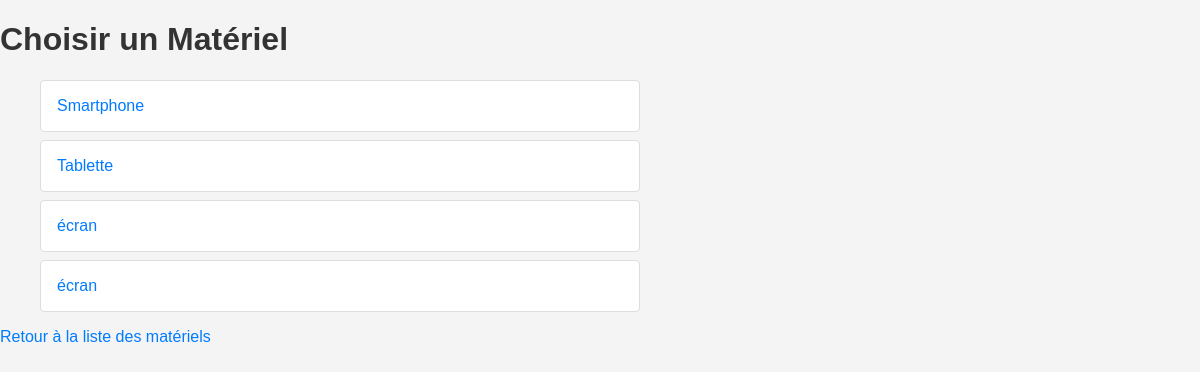
Before: /pret/materiels/ with the older database file.
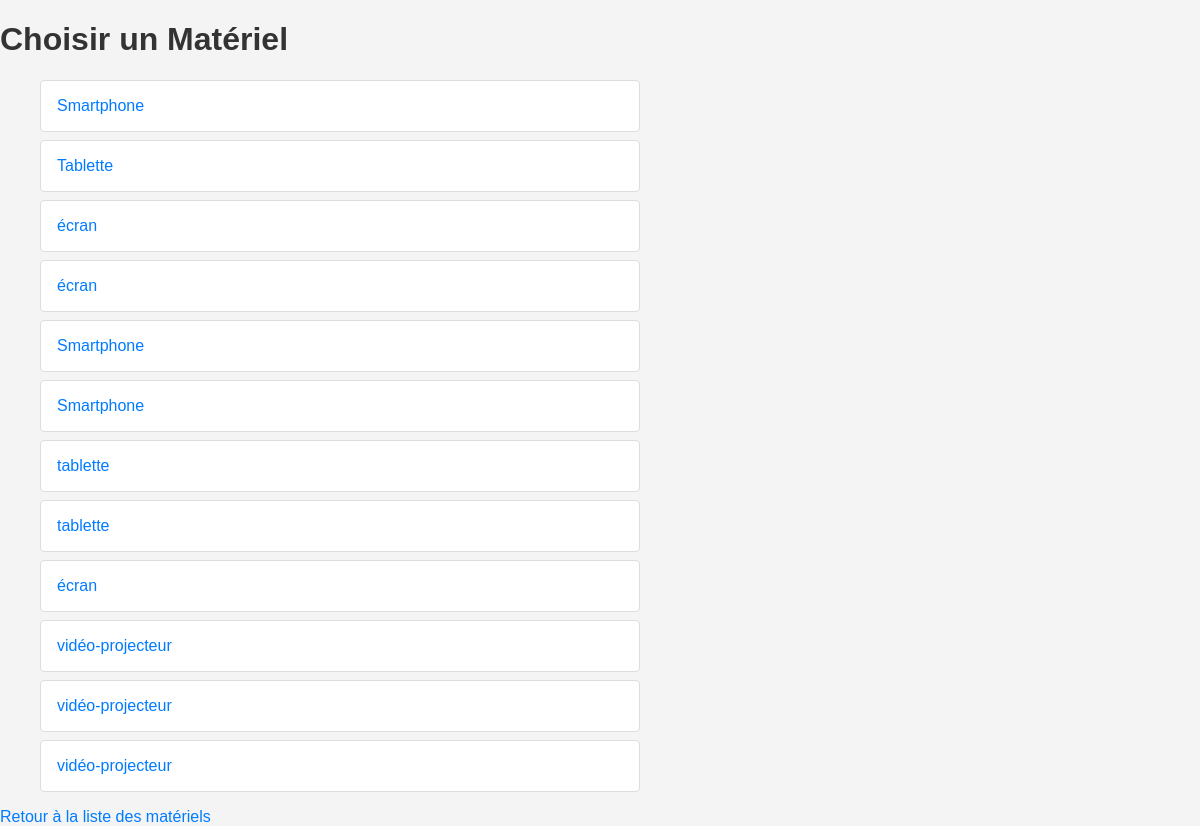
After: the same page with the newer database file.
### pret/models.py (models this page shows, shortened)
class Materiel(models.Model):
    BUDGET_CHOICES = [
        ('annee_courante', 'Budget de l\'année courante'),
        ('projet', 'Budget projets'),
        ('exceptionnel', 'Budget financements exceptionnels'),
    ]
    nom = models.CharField(max_length=100)
    responsable = models.ForeignKey(Enseignant, on_delete=models.SET_NULL, null=True, related_name='materiels')
    salle_actuelle = models.ForeignKey(Salle, on_delete=models.SET_NULL, null=True, related_name='materiels')
    possesseur_actuel = models.ForeignKey(Enseignant, on_delete=models.SET_NULL, null=True, related_name='materiel_possede', blank=True)
    budget = models.CharField(max_length=20, choices=BUDGET_CHOICES, default='annee_courante')
    montant = models.DecimalField(max_digits=10, decimal_places=2, default=0.00)
    accessoires = models.ManyToManyField(Accessoire, blank=True)

### pret/views.py (the view)
# urls.py: path('materiels/', views.liste_materiels, name='liste_materiels'),
def liste_materiels(request):
    materiels = Materiel.objects.all()
    return render(request, 'pret/liste_materiels.html', {'materiels': materiels})

### pret/templates/pret/liste_materiels.html (shortened to what this page needs)
<!DOCTYPE html>
<html>
<head>
    {% load static %}
    <link rel="stylesheet" type="text/css" href="{% static 'styles.css' %}">
</head>
<body>
    <h1>Choisir un Matériel</h1>
    <ul>
        {% for materiel in materiels %}
        <li>
            <a href="{% url 'details_materiel' materiel.id %}">{{ materiel.nom }}</a>
        </li>
        {% endfor %}
    </ul>
    <a href="{% url 'index' %}">Retour à la liste des matériels</a>
</body>
</html>

Changed rows visible on the page:
added Materiel: nom "Smartphone"
added Materiel: nom "Smartphone"
added Materiel: nom "tablette"
added Materiel: nom "tablette"
added Materiel: nom "écran"
added Materiel: nom "vidéo-projecteur"
added Materiel: nom "vidéo-projecteur"
added Materiel: nom "vidéo-projecteur"
